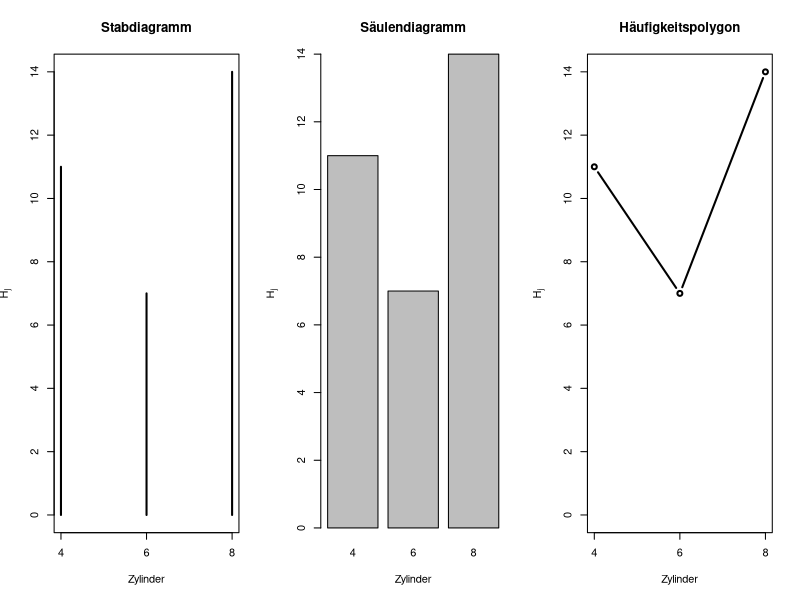
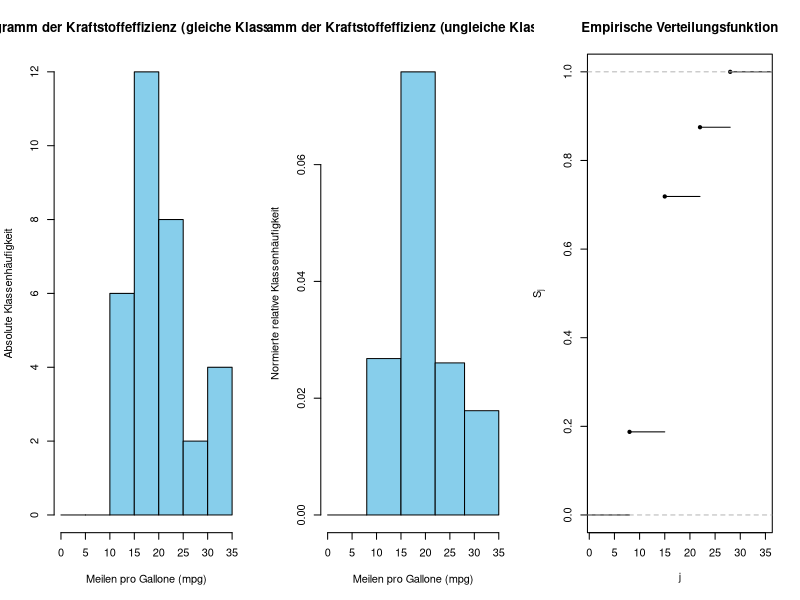

Here is the R script that generated these plots, in order:
## ---- chunk 1
data(mtcars)

# Absolute Häufigkeiten berechnen
abs_freq <- table(mtcars$cyl)

# Relative Häufigkeiten berechnen
rel_freq <- proportions(abs_freq)

# Tabelle mit absoluten und relativen Häufigkeiten erstellen
result_table <- data.frame(
  Zylinder = names(abs_freq),
  Absolute_Häufigkeit = as.vector(abs_freq),
  Relative_Häufigkeit = as.vector(rel_freq)
)

# Summenzeile hinzufügen
sum_row <- data.frame(
  Zylinder = "Summe",
  Absolute_Häufigkeit = sum(result_table$Absolute_Häufigkeit),
  Relative_Häufigkeit = sum(result_table$Relative_Häufigkeit)
)

final_table <- rbind(result_table, sum_row)

# Tabelle anzeigen
knitr::kable(final_table, digits = 3)
## ---- chunk 2
par(mfrow=c(1,3))
plot(abs_freq, main = "Stabdiagramm", xlab = "Zylinder", ylab = expression(H[j]))
barplot(abs_freq, main = "Säulendiagramm", xlab = "Zylinder", ylab = expression(H[j]))
plot(abs_freq, type = "b", main = "Häufigkeitspolygon", xlab = "Zylinder", ylab = expression(H[j]))
## ---- chunk 3
breaks <- c(0, 5, 10, 15, 20, 25, 30, 35)
hist_data <- hist(mtcars$mpg, breaks = breaks, plot = FALSE)

# Tabelle erstellen
table_data <- data.frame(
  j = 1:length(hist_data$counts),
  Klasse = paste0("[", hist_data$breaks[-length(hist_data$breaks)], ";", hist_data$breaks[-1], ")"),
  Hj = hist_data$counts,
  hj = hist_data$counts / sum(hist_data$counts),
  Klassenbreite = diff(hist_data$breaks)
)

knitr::kable(table_data, digits = 5)

hist(mtcars$mpg, 
     main = "Histogramm der Kraftstoffeffizienz (gleiche Klassenbreiten)",
     xlab = "Meilen pro Gallone (mpg)",
     ylab = "Absolute Klassenhäufigkeit",
     col = "skyblue",
     border = "black",
     breaks = breaks)
## ---- chunk 4
breaks <- c(0, 8, 15, 22, 28, 35)
hist_data <- hist(mtcars$mpg, breaks = breaks, plot = FALSE)

# Tabelle erstellen
table_data <- data.frame(
  j = 1:length(hist_data$counts),
  Klasse = paste0("[", hist_data$breaks[-length(hist_data$breaks)], ";", hist_data$breaks[-1], ")"),
  Hj = hist_data$counts,
  hj = hist_data$counts / sum(hist_data$counts),
  Klassenbreite = diff(hist_data$breaks),
  norm_Hj = hist_data$counts / diff(hist_data$breaks),
  norm_hj = (hist_data$counts / sum(hist_data$counts)) / diff(hist_data$breaks)
)

knitr::kable(table_data, digits = 5)

hist(mtcars$mpg, 
     main = "Histogramm der Kraftstoffeffizienz (ungleiche Klassenbreiten)",
     xlab = "Meilen pro Gallone (mpg)",
     ylab = "Normierte relative Klassenhäufigkeit",
     col = "skyblue",
     border = "black",
     breaks = breaks)
## ---- chunk 5
breaks <- c(0, 8, 15, 22, 28, 35)
hist_data <- hist(mtcars$mpg, breaks = breaks, plot = FALSE)

# Tabelle neu erstellen
table_data <- data.frame(
  j = 1:length(hist_data$counts),
  Klasse = paste0("[", hist_data$breaks[-length(hist_data$breaks)], ";", hist_data$breaks[-1], ")"),
  Hj = hist_data$counts,
  hj = hist_data$counts / sum(hist_data$counts),
  emp.Verteilungsfkt. = cumsum(hist_data$counts / sum(hist_data$counts))
)

knitr::kable(table_data, digits = 5)

x <- rep(breaks[-length(breaks)],times=table_data$Hj)
plot(ecdf(x), main="Empirische Verteilungsfunktion",
     xlab = expression(j), ylab = expression(S[j]))
